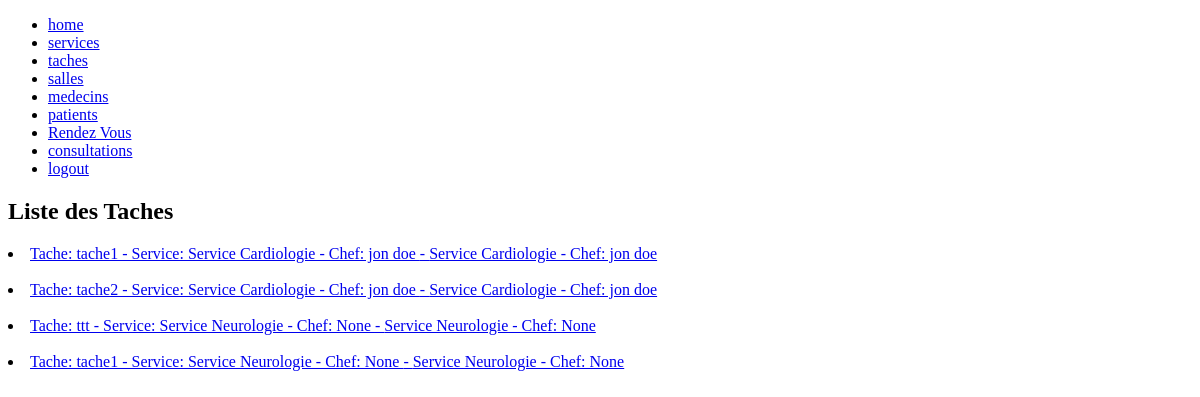
Page /taches/ (signed in) on the earlier database version.
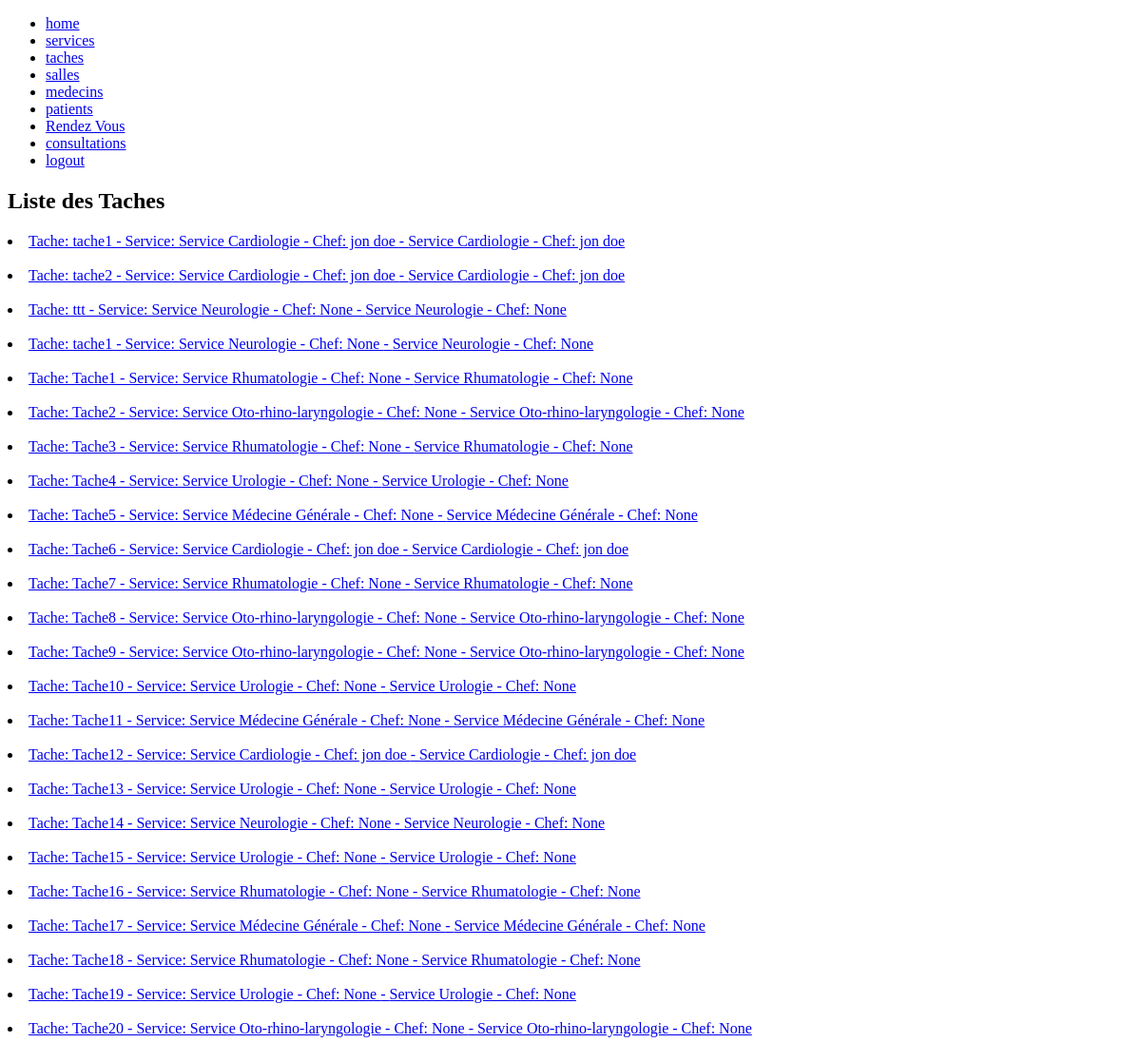
Same page on the later database version.
### myapp/models.py (models this page shows, shortened)
class Tache(models.Model):
    titre = models.CharField(max_length=255)
    description = models.TextField()
    service = models.ForeignKey(Service, on_delete=models.CASCADE)
    def __str__(self):
        return f"Tache: {self.titre} - Service: {self.service}"

class Service(models.Model):
    nom = models.CharField(max_length=255, choices=SERVICE_NAME_CHOICES, unique=True)
    chef = models.OneToOneField(Medecin, on_delete=models.SET_NULL, null=True, blank=True, related_name='chef_de_service')
    slug = models.CharField(max_length=255, null=True, blank=True, unique=True)
    def __str__(self):
        return f"Service {self.nom} - Chef: {self.chef}"

class Medecin(models.Model):
    user = models.OneToOneField(User, on_delete=models.CASCADE)
    nom = models.CharField(max_length=255, blank=True, null=True)
    prenom = models.CharField(max_length=255, blank=True, null=True)
    dateNaissance = models.DateField(blank=True, null=True)
    sexe = models.CharField(max_length=10, blank=True, null=True, choices=SEXE_CHOICES)
    adresse = models.TextField(blank=True, null=True)
    num_tel = models.CharField(max_length=20, blank=True, null=True)
    specialite = models.CharField(max_length=30, blank=True, null=True, choices=SPECIALITE_CHOICES)
    service = models.ForeignKey('Service', on_delete=models.SET_NULL, null=True, blank=True, related_name='medecins')
    email = models.EmailField(unique=True, null=True)
    class Meta:
        verbose_name_plural = "Medecins"
    def __str__(self):
        return f"{self.nom} {self.prenom}"

### myapp/views.py (the view)
# urls.py: path('taches/', views.AllTaches, name="AllTaches"),
@login_required
def AllTaches(request):
    taches = Tache.objects.all()
    context = {
        'taches': taches,
    }
    return render(request, 'tache/AllTaches.html', context)

### myapp/templates/tache/AllTaches.html
{% extends '../base.html' %}
{% load static %}
{% block content %}
<h2>Liste des Taches</h2>
        {% for tache in taches %}
        <li>
            <a href="{% url 'OneTache' tache.id %}">{{tache}} - {{tache.service}}</a>
        </li><br>
        {% endfor %}
{% endblock %}

Differences in the rows shown:
added Tache: titre+service "Tache: Tache1 - Service: Service Rhumatologie - Chef: None", service "Service Rhumatologie - Chef: None"
added Tache: titre+service "Tache: Tache2 - Service: Service Oto-rhino-laryngologie - Chef: None", service "Service Oto-rhino-laryngologie - Chef: None"
added Tache: titre+service "Tache: Tache3 - Service: Service Rhumatologie - Chef: None", service "Service Rhumatologie - Chef: None"
added Tache: titre+service "Tache: Tache4 - Service: Service Urologie - Chef: None", service "Service Urologie - Chef: None"
added Tache: titre+service "Tache: Tache5 - Service: Service Médecine Générale - Chef: None", service "Service Médecine Générale - Chef: None"
added Tache: titre+service "Tache: Tache6 - Service: Service Cardiologie - Chef: jon doe", service "Service Cardiologie - Chef: jon doe"
added Tache: titre+service "Tache: Tache7 - Service: Service Rhumatologie - Chef: None", service "Service Rhumatologie - Chef: None"
added Tache: titre+service "Tache: Tache8 - Service: Service Oto-rhino-laryngologie - Chef: None", service "Service Oto-rhino-laryngologie - Chef: None"
added Tache: titre+service "Tache: Tache9 - Service: Service Oto-rhino-laryngologie - Chef: None", service "Service Oto-rhino-laryngologie - Chef: None"
added Tache: titre+service "Tache: Tache10 - Service: Service Urologie - Chef: None", service "Service Urologie - Chef: None"
added Tache: titre+service "Tache: Tache11 - Service: Service Médecine Générale - Chef: None", service "Service Médecine Générale - Chef: None"
added Tache: titre+service "Tache: Tache12 - Service: Service Cardiologie - Chef: jon doe", service "Service Cardiologie - Chef: jon doe"
added Tache: titre+service "Tache: Tache13 - Service: Service Urologie - Chef: None", service "Service Urologie - Chef: None"
added Tache: titre+service "Tache: Tache14 - Service: Service Neurologie - Chef: None", service "Service Neurologie - Chef: None"
added Tache: titre+service "Tache: Tache15 - Service: Service Urologie - Chef: None", service "Service Urologie - Chef: None"
added Tache: titre+service "Tache: Tache16 - Service: Service Rhumatologie - Chef: None", service "Service Rhumatologie - Chef: None"
added Tache: titre+service "Tache: Tache17 - Service: Service Médecine Générale - Chef: None", service "Service Médecine Générale - Chef: None"
added Tache: titre+service "Tache: Tache18 - Service: Service Rhumatologie - Chef: None", service "Service Rhumatologie - Chef: None"
added Tache: titre+service "Tache: Tache19 - Service: Service Urologie - Chef: None", service "Service Urologie - Chef: None"
added Tache: titre+service "Tache: Tache20 - Service: Service Oto-rhino-laryngologie - Chef: None", service "Service Oto-rhino-laryngologie - Chef: None"
